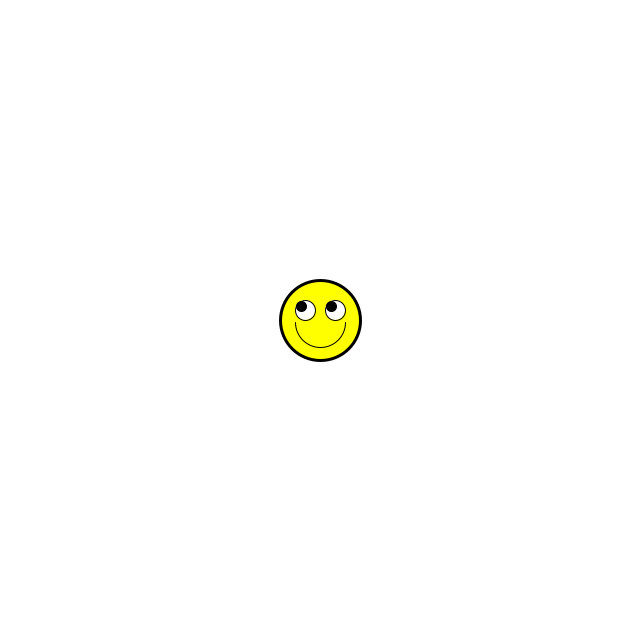
Frame 1 (no input)
Frame 60 (the mouse pressed at the canvas centre just before this capture): identical to frame 1, image omitted
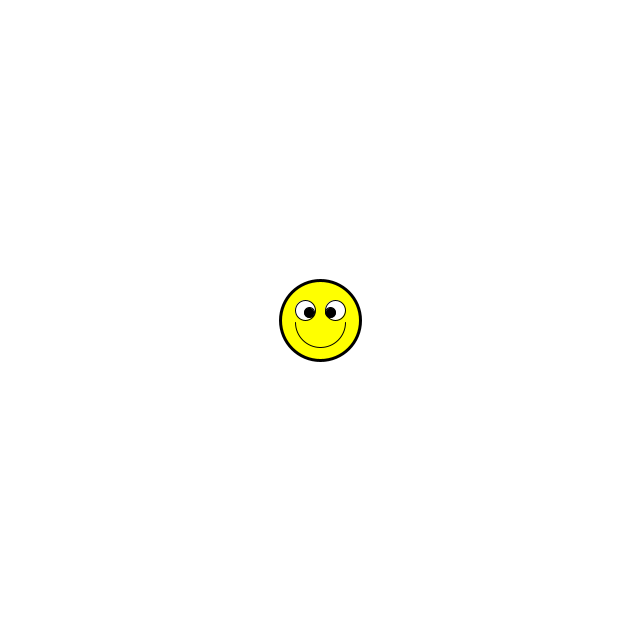
Frame 120 (the mouse held since frame 60 and released just before this capture)

The Processing sketch that drew these frames (run headless with seeded random() and noise(); from frame 60 on, the mouse is pressed at the canvas centre):

// Processing sketch: sketch_03_Moving_Eyes
// ── sketch_03_Moving_Eyes.pde
// Q3 Moving Eyes exercise

float pupilDiameter = 10.0f;
float socketDiameter = 20.0f;
float faceDiameter = 80.0f;

PVector leftSocketPos;
PVector rightSocketPos;

PVector mouse;

void setup() {
  size(640,640);
  leftSocketPos = new PVector(305,310);
  rightSocketPos = new PVector(335,310);
  
}

void draw() {
   
mouse = new PVector(mouseX,mouseY);  

PVector dist1 = PVector.sub(mouse,leftSocketPos);
dist1.normalize();
dist1.mult(pupilDiameter/2);

PVector dist2 = PVector.sub(mouse,rightSocketPos);
dist2.normalize();
dist2.mult(pupilDiameter/2);

background(255);
// draw the face
fill(255,255,0); // yellow face!)
strokeWeight(3);
ellipse(320,320,faceDiameter,faceDiameter);
strokeWeight(1);
// draw the sockets
fill(255); // white sockets);
ellipse(305,310,socketDiameter,socketDiameter);
ellipse(335,310,socketDiameter,socketDiameter);

// for the sake of it, let's give the smiley a mouth
noFill();
stroke(0);
arc(320,322,50,50,0,PI);
fill(0);
ellipseMode(CENTER);
ellipse(leftSocketPos.x+dist1.x,leftSocketPos.y+dist1.y,pupilDiameter,pupilDiameter);
ellipse(rightSocketPos.x+dist2.x,rightSocketPos.y+dist2.y,pupilDiameter,pupilDiameter);

}
